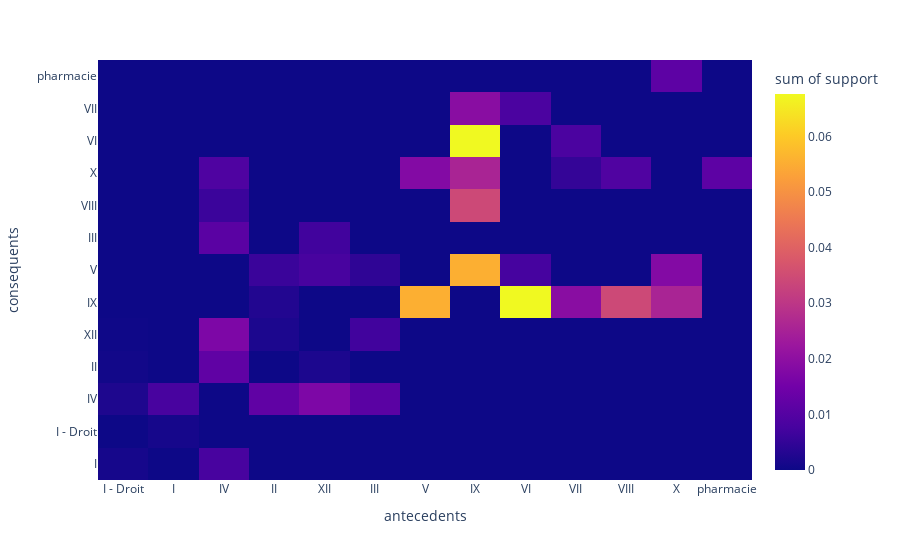

Notebook cell for this chart:
### Code cell
# Make a heatmap of the results
px.density_heatmap(frequent_association_rules, x="antecedents", y="consequents", z="support")

### Figure 1 — Plotly figure (JSON) as saved in the notebook; plotly's stock layout.template omitted (floating-point values rounded to 4 significant figures)
{"data": [{"coloraxis": "coloraxis", "histfunc": "sum", "hovertemplate": "antecedents=%{x}<br>consequents=%{y}<br>sum of support=%{z}<extra></extra>", "name": "", "type": "histogram2d", "x": ["I - Droit", "I", "IV", "I", "I - Droit", "I - Droit", "I - Droit", "IV", "II", "II", "II", "XII", "II", "IV", "III", "III", "III", "XII", "IV", "IV", "IV", "XII", "V", "IX", "VI", "IX", "VII", "IX", "VIII", "IX", "X", "IX", "VI", "X", "V", "XII", "VI", "VII", "VII", "VIII", "X", "pharmacie"], "xaxis": "x", "xbingroup": "x", "y": ["I", "I - Droit", "I", "IV", "II", "IV", "XII", "II", "IV", "IX", "V", "II", "XII", "III", "IV", "V", "XII", "III", "VIII", "X", "XII", "IV", "IX", "V", "IX", "VI", "IX", "VII", "IX", "VIII", "IX", "X", "V", "V", "X", "V", "VII", "VI", "X", "X", "pharmacie", "X"], "yaxis": "y", "ybingroup": "y", "z": [0.001139, 0.001139, 0.007853, 0.007853, 0.0006594, 0.002218, 0.0002398, 0.01193, 0.01193, 0.002758, 0.005995, 0.002038, 0.002038, 0.01097, 0.01097, 0.004496, 0.006894, 0.006894, 0.006115, 0.009112, 0.01691, 0.01691, 0.05545, 0.05545, 0.06762, 0.06762, 0.01918, 0.01918, 0.03435, 0.03435, 0.02554, 0.02554, 0.007554, 0.0181, 0.0181, 0.007793, 0.008333, 0.008333, 0.005156, 0.009172, 0.01139, 0.01139]}], "layout": {"coloraxis": {"colorbar": {"title": {"text": "sum of support"}}, "colorscale": [[0, "#0d0887"], [0.1111, "#46039f"], [0.2222, "#7201a8"], [0.3333, "#9c179e"], [0.4444, "#bd3786"], [0.5556, "#d8576b"], [0.6667, "#ed7953"], [0.7778, "#fb9f3a"], [0.8889, "#fdca26"], [1, "#f0f921"]]}, "legend": {"tracegroupgap": 0}, "margin": {"t": 60}, "xaxis": {"anchor": "y", "domain": [0, 1], "title": {"text": "antecedents"}}, "yaxis": {"anchor": "x", "domain": [0, 1], "title": {"text": "consequents"}}}}
